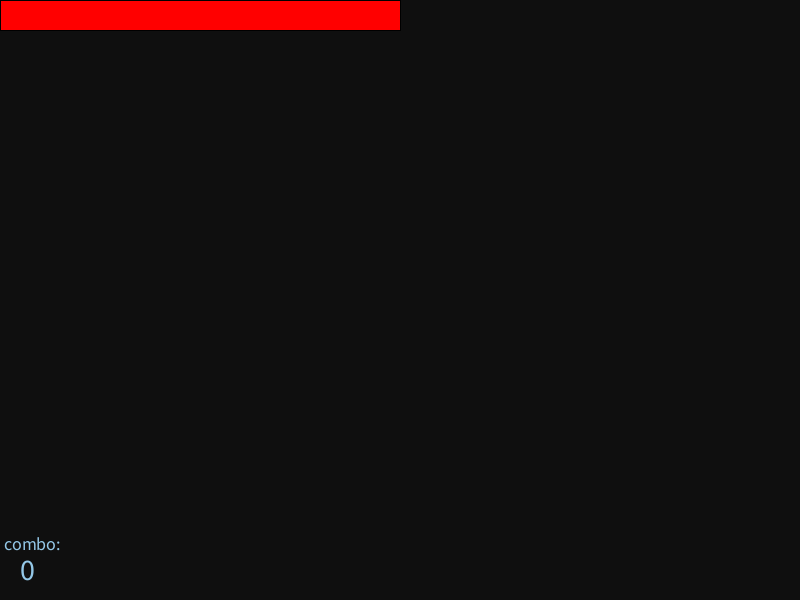
Frame 1 (no input)
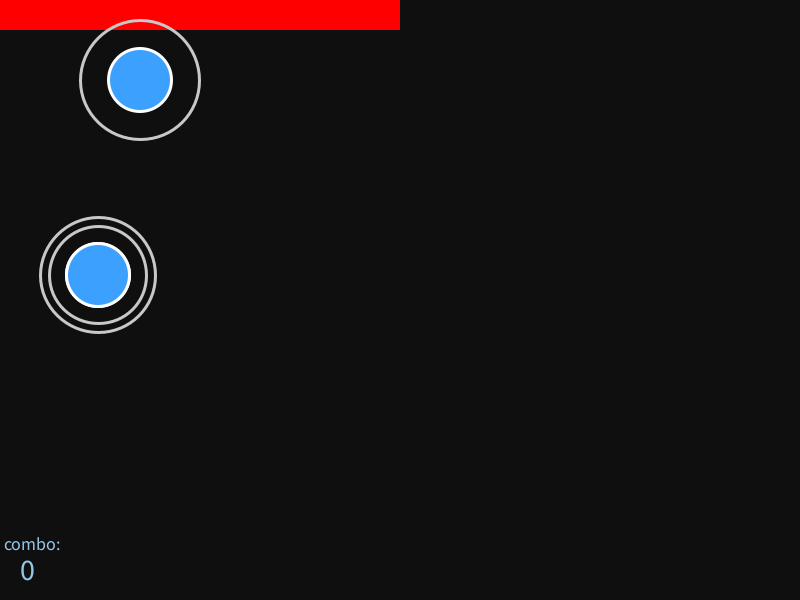
Frame 60 (the mouse pressed at the canvas centre just before this capture)
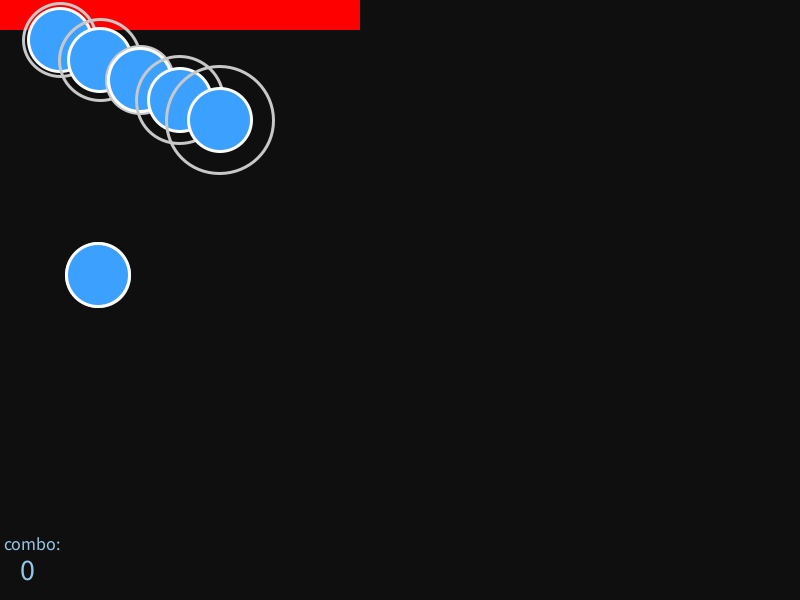
Frame 120 (the mouse held since frame 60 and released just before this capture)

The Processing sketch that drew these frames (run headless with seeded random() and noise(); from frame 60 on, the mouse is pressed at the canvas centre):

// Processing sketch: week14_3_project
// ── week14_3_project.pde
float lowspeed=1200,hitTime; 
float radius=30;
float goodhit=200,perfecthit=100;
float[] s_T={1766,2111,2283,2455.83,2200,2600,3000,3400,3800,4200};
float[] dx={   98,  98,  60, 100, 140, 180, 220, 260, 300, 340};
float[] dy={  275, 275,  40,  60,  80, 100, 120, 140, 160, 180};
int health=100,combo=0;
boolean[] hit=new boolean[10];
void setup(){
 size(800,600);
}
void draw(){
  background(15);
  fill(147,199,231); textSize(18);
  text(" combo: ",0,550);
  textSize(30);
  text(combo,20,580);
  fill(255,0,0);
  rect(0,0,health*4,30);
  float t=millis();
  for(int i=0;i<10;i++){
    if(!hit[i] && t>=s_T[i]){
      if(t-s_T[i]<lowspeed){
         float ratio=1-(t-s_T[i])/lowspeed;
         float CR=radius*(2+ratio*2);
         noFill(); stroke(200); strokeWeight(3); ellipse(dx[i],dy[i],CR,CR);
      }
      fill(255,255,255); noStroke(); ellipse(dx[i],dy[i],radius*2+6,radius*2+6);
      fill(60,160,255); noStroke(); ellipse(dx[i],dy[i],radius*2,radius*2);
      //add
      if(t-s_T[i]>lowspeed){
         hit[i]=true; 
         println("miss");
         health-=10;
         combo=0;
      }
    }
  }
}
void Handhit(){
  int index=0;
  for(int i=0;i<10;i++){
     if(!hit[i] && millis()>=s_T[i]){
         index=i;
         break;
     }
  }
  if(index>=0){
    hitTime=s_T[index]+lowspeed;
    float dt=abs(millis()-hitTime);
    if(dt<=perfecthit){
       hit[index]=true;
       println("perfect");
       health++;
       if(health>100) health=100;
       combo++;
    }else if(dt<=goodhit){
       hit[index]=true;
       println("good");
       health--;
       combo++;
    }else{
       hit[index]=true;
       println("miss");
       health-=10;
       combo=0;
    }
  }
}
void mousePressed(){
 Handhit(); 
}
